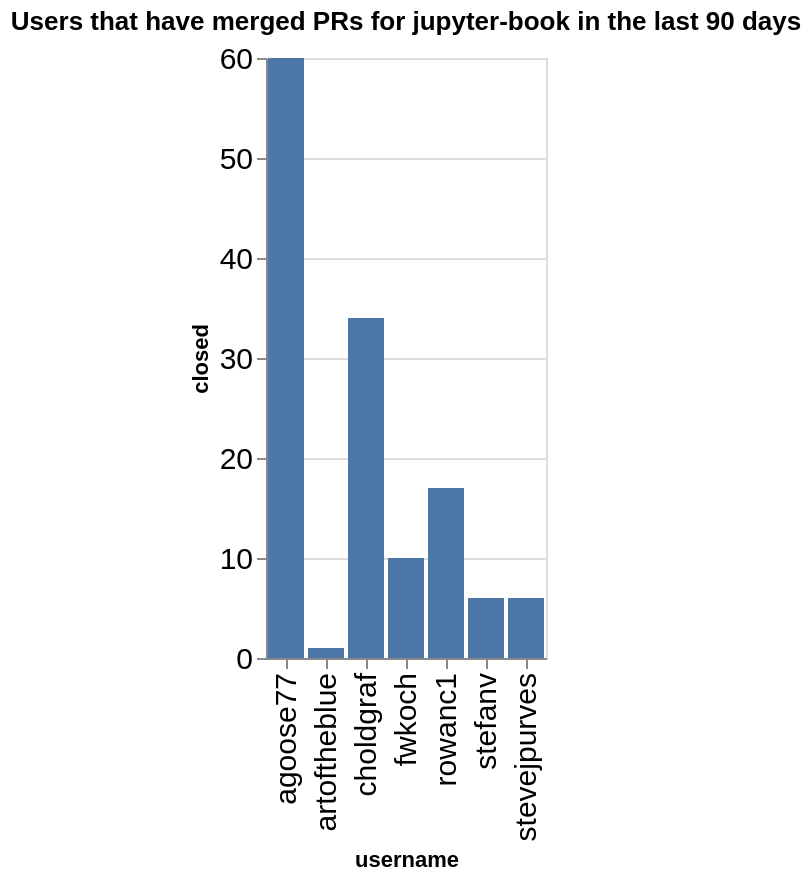

Notebook cell for this chart:
### Code cell
charts = []
title = f"Users that have merged PRs for {github_org} in the last {n_days} days"
ch = alt.Chart(data=closed_by_repo.replace(np.nan, 0), title=title).mark_bar().encode(
    x='username',
    y='closed',
)
ch

### Figure 1 — Vega-Lite specification as saved in the notebook (floating-point values rounded to 4 significant figures)
{"config": {"axisLeft": {"labelFontSize": 15}, "axisBottom": {"labelFontSize": 15}}, "data": {"name": "data-42f67146ced1e05461301af35bcedc55"}, "mark": {"type": "bar"}, "encoding": {"x": {"field": "username", "type": "nominal"}, "y": {"field": "closed", "type": "quantitative"}}, "title": "Users that have merged PRs for jupyter-book in the last 90 days", "$schema": "https://vega.github.io/schema/vega-lite/v5.20.1.json", "datasets": {"data-42f67146ced1e05461301af35bcedc55": [{"name": "blog", "username": "agoose77", "closed": 4}, {"name": "example-landing-pages", "username": "agoose77", "closed": 1}, {"name": "example-landing-pages", "username": "choldgraf", "closed": 1}, {"name": "example-outputs", "username": "stevejpurves", "closed": 3}, {"name": "jupyter-book", "username": "choldgraf", "closed": 2}, {"name": "myst-spec", "username": "choldgraf", "closed": 1}, {"name": "myst-theme", "username": "agoose77", "closed": 15}, {"name": "myst-theme", "username": "choldgraf", "closed": 5}, {"name": "myst-theme", "username": "fwkoch", "closed": 2}, {"name": "myst-theme", "username": "rowanc1", "closed": 3}, {"name": "myst-theme", "username": "stefanv", "closed": 2}, {"name": "myst-theme", "username": "stevejpurves", "closed": 2}, {"name": "mystmd", "username": "agoose77", "closed": 34}, {"name": "mystmd", "username": "artoftheblue", "closed": 1}, {"name": "mystmd", "username": "choldgraf", "closed": 17}, {"name": "mystmd", "username": "fwkoch", "closed": 8}, {"name": "mystmd", "username": "rowanc1", "closed": 13}, {"name": "mystmd", "username": "stefanv", "closed": 4}, {"name": "mystmd", "username": "stevejpurves", "closed": 1}, {"name": "mystmd.org", "username": "agoose77", "closed": 3}, {"name": "mystmd.org", "username": "choldgraf", "closed": 2}, {"name": "mystmd.org", "username": "rowanc1", "closed": 1}, {"name": "team-compass", "username": "agoose77", "closed": 3}, {"name": "team-compass", "username": "choldgraf", "closed": 5}, {"name": "thebe", "username": "choldgraf", "closed": 1}]}}
